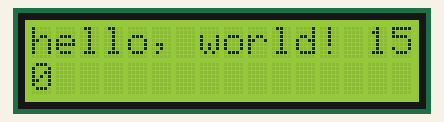
This sketch was run on a simulated Arduino Uno, built with avr-gcc and run on an emulated ATmega328P. Parts: 16×2 character LCD.

Above: at 0.1 s.
At 4.1 s:
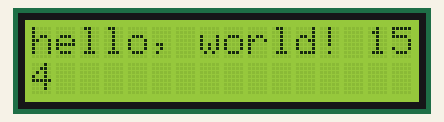
At 9.1 s:
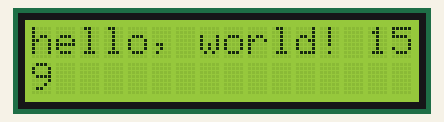
At 19.1 s:
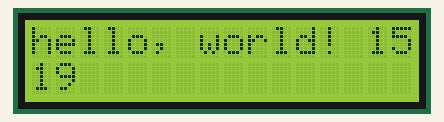
At 29.1 s:
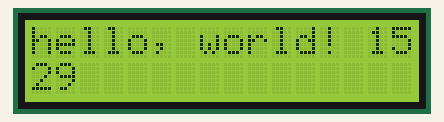
At 39.1 s:
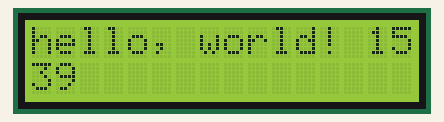

Measured:
- what the display in image 1 shows lasts 1.0 s, from 4.0 s to 5.0 s

The sketch:

p06LCDp1.ino
```cpp
//program from net
#include <LiquidCrystal.h> // include the library code

const int rs = 12;
const int en = 11;
const int d4 = 5;
const int d5 = 4;
const int d6 = 3;
const int d7 = 2;
//Initialise the LCD with the arduino.
LiquidCrystal lcd(rs, en, d4, d5, d6, d7);

void setup() {
// set up the LCD's number of columns and rows:
lcd.begin(16, 2);
// Print a message to the LCD.
lcd.print("hello, world! 15");
}

void loop() {
// set the cursor to column 0, line 1
// (note: line 1 is the second row, since counting begins with 0):
lcd.setCursor(0, 1);
// print the number of seconds since reset:
lcd.print(millis() / 1000);
}
```
